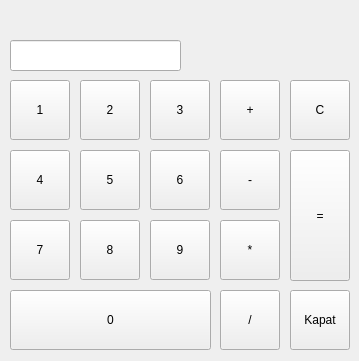
<?xml version="1.0" encoding="UTF-8"?>
<ui version="4.0">
 <class>Form</class>
 <widget class="QWidget" name="Form">
  <property name="geometry">
   <rect>
    <x>0</x>
    <y>0</y>
    <width>359</width>
    <height>361</height>
   </rect>
  </property>
  <property name="windowTitle">
   <string>Hesap Makinesi</string>
  </property>
  <widget class="QPushButton" name="button1">
   <property name="geometry">
    <rect>
     <x>10</x>
     <y>80</y>
     <width>60</width>
     <height>60</height>
    </rect>
   </property>
   <property name="text">
    <string>1</string>
   </property>
  </widget>
  <widget class="QPushButton" name="button2">
   <property name="geometry">
    <rect>
     <x>80</x>
     <y>80</y>
     <width>60</width>
     <height>60</height>
    </rect>
   </property>
   <property name="text">
    <string>2</string>
   </property>
  </widget>
  <widget class="QPushButton" name="button3">
   <property name="geometry">
    <rect>
     <x>150</x>
     <y>80</y>
     <width>60</width>
     <height>60</height>
    </rect>
   </property>
   <property name="text">
    <string>3</string>
   </property>
  </widget>
  <widget class="QPushButton" name="button4">
   <property name="geometry">
    <rect>
     <x>10</x>
     <y>150</y>
     <width>60</width>
     <height>60</height>
    </rect>
   </property>
   <property name="text">
    <string>4</string>
   </property>
  </widget>
  <widget class="QPushButton" name="button5">
   <property name="geometry">
    <rect>
     <x>80</x>
     <y>150</y>
     <width>60</width>
     <height>60</height>
    </rect>
   </property>
   <property name="text">
    <string>5</string>
   </property>
  </widget>
  <widget class="QPushButton" name="button6">
   <property name="geometry">
    <rect>
     <x>150</x>
     <y>150</y>
     <width>60</width>
     <height>60</height>
    </rect>
   </property>
   <property name="text">
    <string>6</string>
   </property>
  </widget>
  <widget class="QPushButton" name="button7">
   <property name="geometry">
    <rect>
     <x>10</x>
     <y>220</y>
     <width>60</width>
     <height>60</height>
    </rect>
   </property>
   <property name="text">
    <string>7</string>
   </property>
  </widget>
  <widget class="QPushButton" name="button9">
   <property name="geometry">
    <rect>
     <x>150</x>
     <y>220</y>
     <width>60</width>
     <height>60</height>
    </rect>
   </property>
   <property name="text">
    <string>9</string>
   </property>
  </widget>
  <widget class="QPushButton" name="button8">
   <property name="geometry">
    <rect>
     <x>80</x>
     <y>220</y>
     <width>60</width>
     <height>60</height>
    </rect>
   </property>
   <property name="text">
    <string>8</string>
   </property>
  </widget>
  <widget class="QPushButton" name="button0">
   <property name="geometry">
    <rect>
     <x>10</x>
     <y>290</y>
     <width>201</width>
     <height>60</height>
    </rect>
   </property>
   <property name="text">
    <string>0</string>
   </property>
  </widget>
  <widget class="QPushButton" name="button_mul">
   <property name="geometry">
    <rect>
     <x>220</x>
     <y>220</y>
     <width>60</width>
     <height>60</height>
    </rect>
   </property>
   <property name="text">
    <string>*</string>
   </property>
  </widget>
  <widget class="QPushButton" name="button_sub">
   <property name="geometry">
    <rect>
     <x>220</x>
     <y>150</y>
     <width>60</width>
     <height>60</height>
    </rect>
   </property>
   <property name="text">
    <string>-</string>
   </property>
  </widget>
  <widget class="QPushButton" name="button_add">
   <property name="geometry">
    <rect>
     <x>220</x>
     <y>80</y>
     <width>60</width>
     <height>60</height>
    </rect>
   </property>
   <property name="text">
    <string>+</string>
   </property>
  </widget>
  <widget class="QPushButton" name="button_div">
   <property name="geometry">
    <rect>
     <x>220</x>
     <y>290</y>
     <width>60</width>
     <height>60</height>
    </rect>
   </property>
   <property name="text">
    <string>/</string>
   </property>
  </widget>
  <widget class="QPushButton" name="button_c">
   <property name="geometry">
    <rect>
     <x>290</x>
     <y>80</y>
     <width>60</width>
     <height>60</height>
    </rect>
   </property>
   <property name="text">
    <string>C</string>
   </property>
  </widget>
  <widget class="QPushButton" name="button_equal">
   <property name="geometry">
    <rect>
     <x>290</x>
     <y>150</y>
     <width>60</width>
     <height>131</height>
    </rect>
   </property>
   <property name="text">
    <string>=</string>
   </property>
  </widget>
  <widget class="QPushButton" name="button_close">
   <property name="geometry">
    <rect>
     <x>290</x>
     <y>290</y>
     <width>60</width>
     <height>60</height>
    </rect>
   </property>
   <property name="text">
    <string>Kapat</string>
   </property>
  </widget>
  <widget class="QLineEdit" name="lineEdit_input">
   <property name="geometry">
    <rect>
     <x>10</x>
     <y>40</y>
     <width>171</width>
     <height>31</height>
    </rect>
   </property>
   <property name="font">
    <font>
     <pointsize>14</pointsize>
     <bold>true</bold>
    </font>
   </property>
   <property name="readOnly">
    <bool>false</bool>
   </property>
  </widget>
  <widget class="QLabel" name="label_output">
   <property name="geometry">
    <rect>
     <x>190</x>
     <y>40</y>
     <width>161</width>
     <height>31</height>
    </rect>
   </property>
   <property name="font">
    <font>
     <pointsize>14</pointsize>
     <bold>true</bold>
    </font>
   </property>
   <property name="text">
    <string/>
   </property>
  </widget>
  <widget class="QLabel" name="label_digit">
   <property name="geometry">
    <rect>
     <x>10</x>
     <y>10</y>
     <width>21</width>
     <height>21</height>
    </rect>
   </property>
   <property name="font">
    <font>
     <pointsize>14</pointsize>
     <bold>true</bold>
    </font>
   </property>
   <property name="autoFillBackground">
    <bool>false</bool>
   </property>
   <property name="text">
    <string/>
   </property>
   <property name="alignment">
    <set>Qt::AlignCenter</set>
   </property>
  </widget>
 </widget>
 <resources/>
 <connections/>
</ui>
